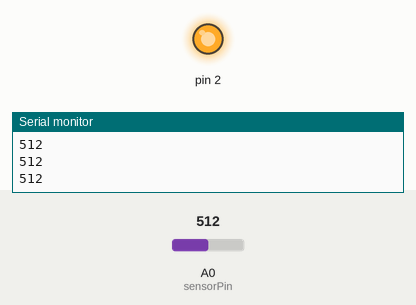
Simulated run of this sketch. Board: Arduino Uno, built with avr-gcc and run on an emulated ATmega328P. On the bench: output pins drawn as LEDs (lit = HIGH), the last lines printed to the serial monitor. Inputs (shaded band) come from the test bench; at power-on: A0 (sensorPin) = 512.

Above: at 1.2 s.
1.3 s: A0 (sensorPin) set to 891
2.8 s: A0 (sensorPin) set to 909
At 3.5 s:
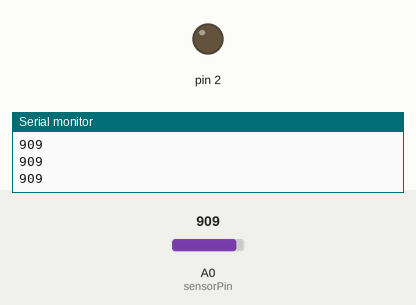
4.3 s: A0 (sensorPin) set to 890
At 4.9 s:
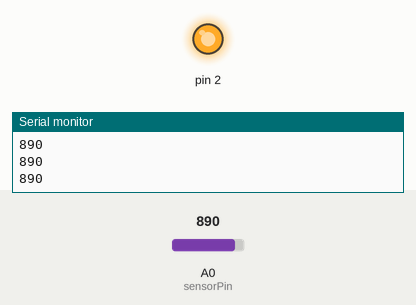
5.8 s: A0 (sensorPin) set to 900
At 6.1 s:
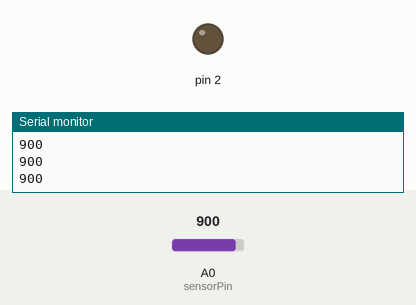
Timing chart, 0 to 8.3 s (numbered marks = the images above; inputs shaded):
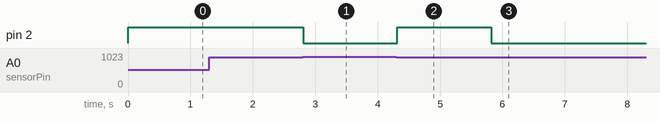

The sketch:

lab_code.ino
```cpp
int sensorPin = A0;
int sensorValue = 0;

void setup() {
  pinMode(2, OUTPUT);
  Serial.begin(9600);
}

void loop() {

  sensorValue = analogRead(sensorPin);
  Serial.println(sensorValue);

  if(sensorValue < 900)
  digitalWrite(2,HIGH);

  else digitalWrite(2,LOW);

  delay(100);
}
```

Measured:
- the behaviour switches between 899 and 900 on A0 (sensorPin) (found by bisection; images 0 and 1)
- after the input at 2.8 s, pin 2: HIGH → LOW at once
- after the input at 4.3 s, pin 2: LOW → HIGH at once
- after the input at 5.8 s, pin 2: HIGH → LOW at once
